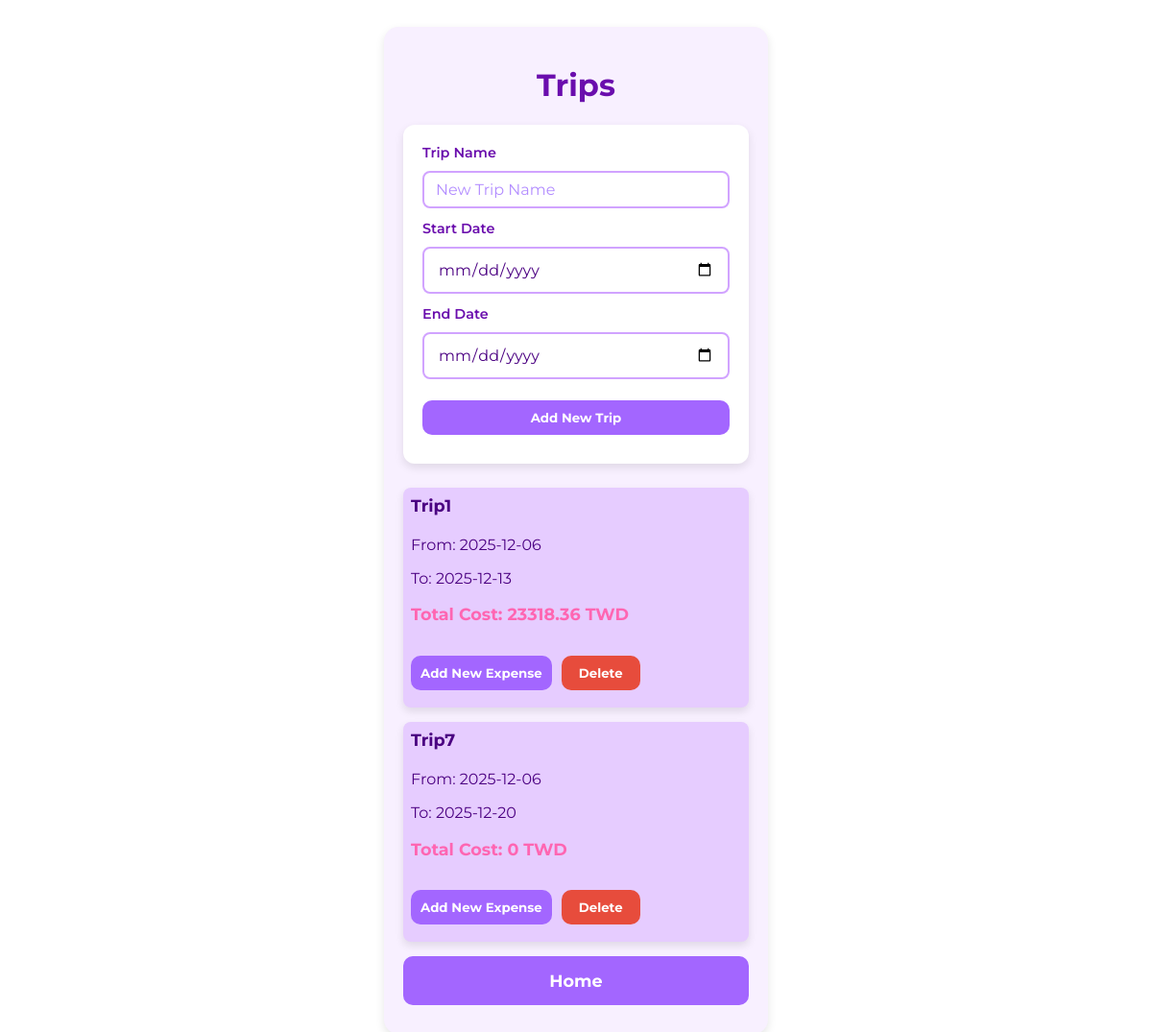
The page /tripSelection on the database its author committed.
### tables this page shows
CREATE TABLE trips (
            id INTEGER PRIMARY KEY,
            trip_name TEXT UNIQUE,
            start_date TEXT,
            end_date TEXT
        );

### app.py (the view, shortened to what this page needs)
@app.route('/tripSelection', methods=['GET', 'POST'])
def tripSelection():
    with sqlite3.connect(DB_FILE) as conn:
        c = conn.cursor()
        c.execute('SELECT * FROM trips ORDER BY start_date')
        trips_list = c.fetchall()
        modal_message = None
        trip_name = ''
        display_trip_name = ''
        start_date = ''
        end_date = ''
        c.execute('SELECT * FROM trips ORDER BY start_date')
        trips_list = c.fetchall()
        trips_with_total = []
        for trip in trips_list:
            trip_id = trip[0]
            c.execute('''
                SELECT SUM(e.amount * r.rate_to_base)
                FROM expenses e
                JOIN exchange_rates r ON e.currency_id = r.currency_id
                WHERE e.trip_id = ?
            ''', (trip_id,))
            row = c.fetchone()
            total_in_base = row[0] if row[0] is not None else 0
            trips_with_total.append({
                'id': trip_id,
                'trip_name': trip[1],
                'start_date': trip[2],
                'end_date': trip[3],
                'total_in_base': total_in_base
            })
        return render_template(
            'tripSelection.html',
            trips=trips_with_total,
            modal_message=modal_message,
            entered_trip_name=trip_name,
            entered_start_date=start_date,
            entered_end_date=end_date
        )

### templates/tripSelection.html (shortened to what this page needs)
<!DOCTYPE html>
<html lang="en">
<head>
    <link rel="stylesheet" href="{{ url_for('static', filename='style.css') }}">
</head>
<body>
    <div class="container">
        <h1>Trips</h1>
        <form method="POST" class="form-box" id="trip-form" novalidate>
            <label>Trip Name</label>
            <input type="text" name="trip_name" class="input-field"
                placeholder="New Trip Name"
                value="{{ entered_trip_name|default('') }}">
            <label>Start Date</label>
            <input type="date" name="start_date" class="input-field"
                value="{{ entered_start_date|default('') }}">
            <label>End Date</label>
            <input type="date" name="end_date" class="input-field"
                value="{{ entered_start_date|default('') }}">
            <button type="submit" class="btn btn-submit">Add New Trip</button>
        </form>
        <ul class="expense-list">
            {% for trip in trips %}
            <li class="trip-item">
                <div>
                    <p class="trip-name">{{ trip['trip_name']|title }}</p>
                </div>
                <div class="trip-p">
                    <p>From: {{ trip['start_date'] }}</p>
                    <p>To: {{ trip['end_date'] }}</p>
                    <p class="total-cost">Total Cost: {{ trip['total_in_base'] }} TWD</p>
                </div>
                <div class="trip-buttons">
                    <a href="{{ url_for('newExpense', trip_id=trip['id']) }}">
                        <button type="button" class="btn btn-submit">Add New Expense</button>
                    </a>
                    <button type="button" class="btn btn-delete"
                            data-id="{{ trip['id'] }}"
                            data-name="{{ trip['trip_name'] }}">
                        Delete
                    </button>
                </div>
            </li>
            {% endfor %}
        </ul>
        <a href="{{ url_for('index') }}">
            <button type="button" class="btn btn-large">Home</button>
        </a>
    </div>
</body>
</html>

### static/style.css (style rules this page uses)
* { box-sizing: border-box; }
body { background-color: #fff; font-family: 'Montserrat', sans-serif; color: #4B0082; display: flex; justify-content: center; padding: 20px; }
button, input, select, textarea { font-family: inherit; }
.total-cost { font-size: 1.1rem; font-weight: bold; color: #ff66b2; }
.container { width: 400px; background-color: #f8f0ff; padding: 20px; border-radius: 15px; box-shadow: 0 4px 10px rgba(0, 0, 0, 0.1); }
h1 { text-align: center; color: #6a0dad; }
.form-box { display: flex; flex-direction: column; margin-bottom: 20px; }
label { margin-bottom: 10px; }
input, select { border-radius: 8px; border: 1px solid #ccc; }
.btn { background-color: #a366ff; color: white; border: none; padding: 10px; margin: 10px 0; border-radius: 10px; cursor: pointer; font-weight: bold; }
.expense-list { list-style: none; padding: 0; margin: 0; display: flex; flex-direction: column; gap: 5px; }
.expense-list li { background-color: #e6ccff; margin: 5px 0; padding: 8px; border-radius: 8px; }
.btn-large { width: 100%; padding: 15px; font-size: 1.1em; }
.trip-item { display: flex; justify-content: space-between; flex-direction: column; align-items: flex-start; background-color: #e6ccff; margin: 0; padding: 15px 20px; border-radius: 10px; box-shadow: 0 4px 8px rgba(0,0,0,0.1); }
.trip-p { margin: 5px 0; color: #4b0082; }
.trip-name { font-size: 1.1em; font-weight: bold; margin: 0; }
.input-field { width: 100%; padding: 8px 12px; font-size: 1em; border-radius: 8px; border: 2px solid #d1a3ff; background-color: #ffffff; color: #4B0082; }
.input-field::placeholder { color: #b28cff; }
.form-box label { font-size: 0.9em; font-weight: 600; color: #6a0dad; }
.form-box label + select, .form-box label + input { margin-bottom: 12px; }
.form-box { background-color: #fff; padding: 20px; border-radius: 12px; box-shadow: 0 4px 10px rgba(0,0,0,0.1); max-width: 500px; margin: 20px auto; }
input[type="date"].input-field { padding: 12px 14px; color: #4B0082; }
.trip-buttons { display: flex; gap: 10px; }
.btn-delete { background-color: #e74c3c; color: white; border: none; padding: 10px 18px; border-radius: 10px; cursor: pointer; }

### rows shown on the page
trips: trip_name "Trip1", start_date "2025-12-06", end_date "2025-12-13", total_in_base "23318.36"
trips: trip_name "Trip7", start_date "2025-12-06", end_date "2025-12-20", total_in_base "0"
